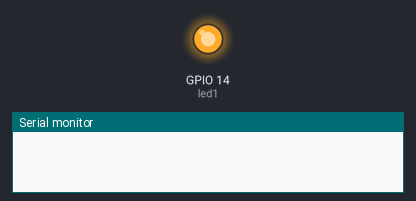
This sketch was run on a simulated ESP8266 (NodeMCU). Shown: output pins drawn as LEDs (lit = HIGH), the last lines printed to the serial monitor. WiFi joins after 1.5 s; servers stay silent unless stated. At 8.7 s the program puts the board to deep sleep or switches it off; the recording ends there.

Above: at 0.1 s.
At 8.48 s:
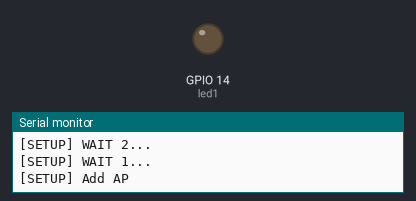
Timing chart, 0 to 8.7 s (numbered marks = the images above):
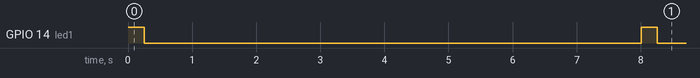

Measured:
- by itself, GPIO 14 (led1): HIGH → LOW at 0.25 s, → HIGH 7.8 s later, → LOW 0.25 s later

The sketch:

esp_httpclient.ino
```cpp
#include <Arduino.h>
#include <user_interface.h>
#include <ESP8266WiFi.h>
#include <ESP8266WiFiMulti.h>
#include <ESP8266HTTPClient.h>

extern "C" {
  int16_t readvdd33(void);
}

ESP8266WiFiMulti WiFiMulti;

ADC_MODE(ADC_VCC);

int led1 = 14;
int blink_delay = 250;

void setup() {

  pinMode(led1, OUTPUT);
  digitalWrite(led1, HIGH);
  delay(blink_delay);
  digitalWrite(led1, LOW);
  delay(blink_delay);


  Serial.begin(115200);
  //Serial.setDebugOutput(true);

  Serial.flush();
  Serial.println();
  Serial.println();
  Serial.println("########## SETUP ##########");
  Serial.println();
  rst_info *ri = ESP.getResetInfoPtr();
  Serial.printf("[SETUP] Reset reason: %d", ri->reason);
  Serial.println();

  if(ri->reason != REASON_DEEP_SLEEP_AWAKE){
  }

  for(uint8_t t = 5; t > 0; --t) {
      Serial.printf("[SETUP] WAIT %d...\n", t);
      Serial.flush();
      delay(1000);
  }
  Serial.printf("[SETUP] Add AP");
  Serial.println();
  //WiFiMulti.addAP("FRITZ!Box Fon WLAN 7360 SL", "2029946184991954");
  WiFiMulti.addAP("FRITZ!Box 6360 Cable", "2519061608442019");
  delay(1000);
  int wlanState = WiFiMulti.run();
  int retries = 3;
  while(wlanState != WL_CONNECTED) {
     if(--retries == 0){
       Serial.printf("[SETUP] Connection failed :( ...\n");
       Serial.flush();
       ESP.deepSleep(0);
     }
     Serial.printf("[SETUP] CONNECTING ...\n");
     Serial.flush();
     delay(1000);
  }
  Serial.flush();
}

void loop() {
    digitalWrite(led1, HIGH);
    delay(blink_delay);
    digitalWrite(led1, LOW);
    delay(blink_delay);
    // wait for WiFi connection
    int wlanState = WiFiMulti.run();
    if(wlanState == WL_CONNECTED) {
      HTTPClient http;

      Serial.print("[HTTP] begin...\n");
      // configure traged server and url
      //http.begin("https://192.168.1.12/test.html", "7a 9c f4 db 40 d3 62 5a 6e 21 bc 5c cc 66 c8 3e a1 45 59 38"); //HTTPS
      http.begin("http://www.example.com/"); //HTTP

      Serial.print("[HTTP] GET...\n");
      // start connection and send HTTP header
      int httpCode = http.GET();

      // httpCode will be negative on error
      if(httpCode > 0) {
        // HTTP header has been send and Server response header has been handled
        Serial.printf("[HTTP] GET... code: %d\n", httpCode);

        // file found at server
        if(httpCode == HTTP_CODE_OK) {
            String payload = http.getString();
            Serial.println(payload);
        }
      } else {
        Serial.printf("[HTTP] GET... failed, error: %s\n", http.errorToString(httpCode).c_str());
      }

      http.end();
    }else{
      Serial.printf("[WLAN] No connection, error: %d", wlanState);
      Serial.println();
    }
    Serial.printf("[VOLTAGE] %d mV", ESP.getVcc());
    Serial.println();
    Serial.flush();
    ESP.deepSleep(1000 * 1000 * 10);
    //delay(10000);
}
```
